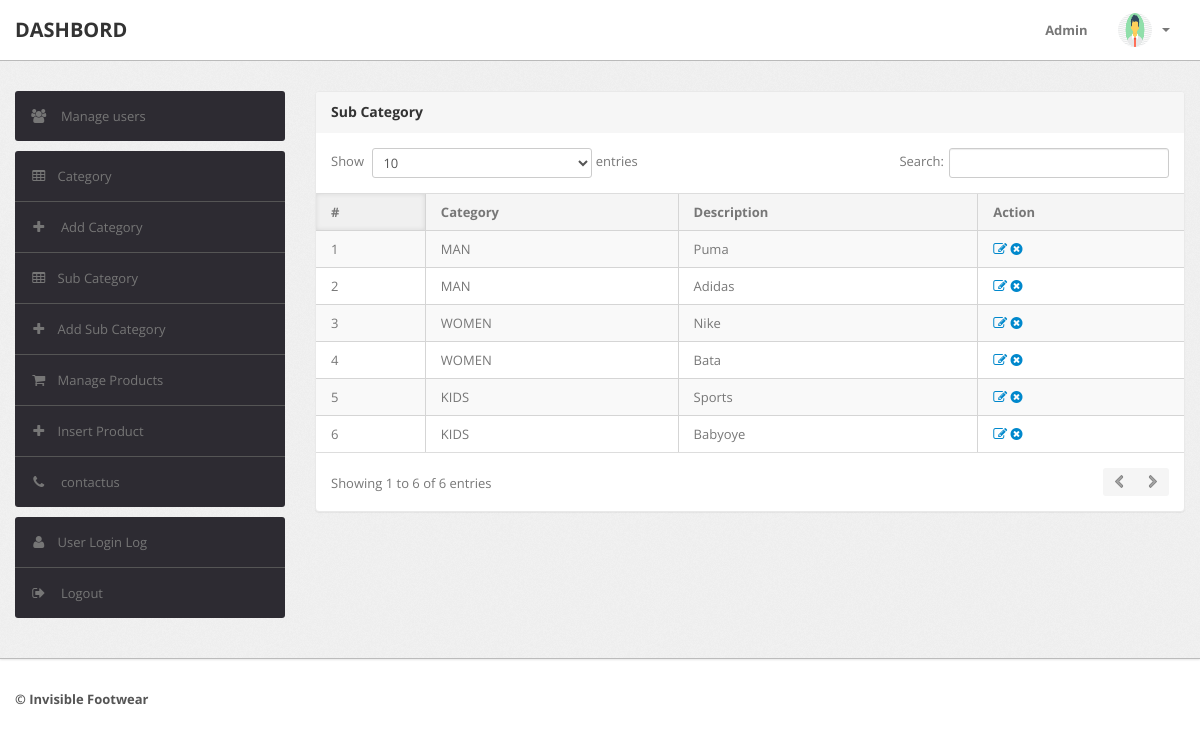
Page /admin/subcategory.php (signed in) on the committed database.
### tables this page shows
CREATE TABLE `subcategory` (
  `id` int(11) NOT NULL,
  `categoryid` int(11) DEFAULT NULL,
  `subcategory` varchar(255) DEFAULT NULL,
  `creationDate` timestamp NULL DEFAULT current_timestamp(),
  `updationDate` varchar(255) DEFAULT NULL
);

CREATE TABLE `category` (
  `id` int(11) NOT NULL,
  `categoryName` varchar(255) DEFAULT NULL,
  `categoryDescription` longtext DEFAULT NULL,
  `creationDate` timestamp NOT NULL DEFAULT current_timestamp(),
  `updationDate` varchar(255) DEFAULT NULL
);

### admin/subcategory.php (the view, shortened to what this page needs)
<?php
include('include/config.php');
if(strlen($_SESSION['alogin'])==0)
	{
header('location:index.php');
}
else{
?>
<!DOCTYPE html>
<html lang="en">
<head>
	<link type="text/css" href="bootstrap/css/bootstrap.min.css" rel="stylesheet">
	<link type="text/css" href="bootstrap/css/bootstrap-responsive.min.css" rel="stylesheet">
	<link type="text/css" href="css/theme.css" rel="stylesheet">
	<link type="text/css" href="images/icons/css/font-awesome.css" rel="stylesheet">
</head>
<body>
<?php include('include/header.php');?>
	<div class="wrapper">
		<div class="container">
			<div class="row">
<?php include('include/sidebar.php');?>
			<div class="span9">
					<div class="content">
	<div class="module">
							<div class="module-head">
								<h3>Sub Category</h3>
							</div>
							<div class="module-body table">
								<table cellpadding="0" cellspacing="0" border="0" class="datatable-1 table table-bordered table-striped	 display" width="100%">
									<thead>
										<tr>
											<th>#</th>
											<th>Category</th>
											<th>Description</th>
											<th>Action</th>
										</tr>
									</thead>
									<tbody>
<?php $query=mysqli_query($con,"select subcategory.id,category.categoryName,subcategory.subcategory,subcategory.creationDate,subcategory.updationDate from subcategory join category on category.id=subcategory.categoryid");
$cnt=1;
while($row=mysqli_fetch_array($query))
{
?>
										<tr>
											<td><?php echo htmlentities($cnt);?></td>
											<td><?php echo htmlentities($row['categoryName']);?></td>
											<td><?php echo htmlentities($row['subcategory']);?></td>
											<td>
											<a href="edit-subcategory.php?id=<?php echo $row['id']?>" ><i class="icon-edit"></i></a>
											<a href="subcategory.php?id=<?php echo $row['id']?>&del=delete" onClick="return confirm('Are you sure you want to delete?')"><i class="icon-remove-sign"></i></a></td>
										</tr>
										<?php $cnt=$cnt+1; } ?>
								</table>
							</div>
						</div>
					</div>
				</div>
			</div>
		</div>
	</div>
<?php include('include/footer.php');?>
</body>
<?php } ?>

### admin/include/header.php (shortened to what this page needs)
<div class="navbar navbar-fixed-top">
		<div class="navbar-inner">
			<div class="container">
			  	<a class="brand" href="manage-users.php">
			  		 DASHBORD
			  	</a>
				<div class="nav-collapse collapse navbar-inverse-collapse">
					<ul class="nav pull-right">
						<li><a href="#">
							Admin
						</a></li>
						<li class="nav-user dropdown">
							<a href="#" class="dropdown-toggle" data-toggle="dropdown">
								<img src="images/user.png" class="nav-avatar" />
								<b class="caret"></b>
							</a>
						</li>
					</ul>
				</div>
			</div>
		</div>
	</div>

### admin/include/sidebar.php
<div class="span3">
					<div class="sidebar">
<ul class="widget widget-menu unstyled">
							<li>
								<a href="manage-users.php">
									<i class="menu-icon icon-group"></i>
									Manage users
								</a>
							</li>
						</ul>
						<ul class="widget widget-menu unstyled">
                                <li><a href="category.php"><i class="menu-icon icon-table"></i>Category </a></li>
								<li><a href="add_category.php"><i class="menu-icon icon-plus"></i> Add Category </a></li>
                                <li><a href="subcategory.php"><i class="menu-icon icon-table"></i>Sub Category </a></li>
								<li><a href="add_subcategory.php"><i class="menu-icon icon-plus"></i>Add Sub Category </a></li>
								<li><a href="manage-products.php"><i class="menu-icon icon-shopping-cart"></i>Manage Products </a></li>
                                <li><a href="insert-product.php"><i class="menu-icon  icon-plus"></i>Insert Product </a></li>
								<li><a href="contactus.php"><i class="menu-icon icon-phone"></i> contactus </a></li>
                            </ul>
						<ul class="widget widget-menu unstyled">
							<li><a href="user-logs.php"><i class="menu-icon icon-user"></i>User Login Log </a></li>
							<li>
								<a href="logout.php">
									<i class="menu-icon icon-signout"></i>
									Logout
								</a>
							</li>
						</ul>
					</div>
				</div>

### admin/include/footer.php
<div class="footer">
	<div class="container">
		<b class="copyright">&copy;  Invisible Footwear </b>
	</div>
</div>

### rows in the picture
subcategory: categoryid.categoryName "MAN", subcategory "Puma"
subcategory: categoryid.categoryName "MAN", subcategory "Adidas"
subcategory: categoryid.categoryName "WOMEN", subcategory "Nike"
subcategory: categoryid.categoryName "WOMEN", subcategory "Bata"
subcategory: categoryid.categoryName "KIDS", subcategory "Sports"
subcategory: categoryid.categoryName "KIDS", subcategory "Babyoye"
